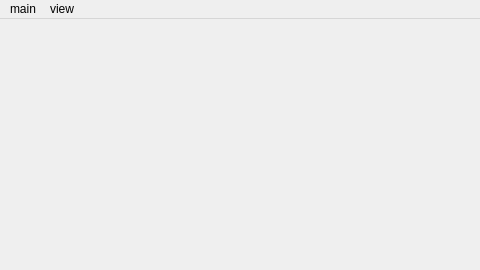
<?xml version="1.0" encoding="UTF-8"?>
<ui version="4.0">
 <class>MainWindow</class>
 <widget class="QMainWindow" name="MainWindow">
  <property name="geometry">
   <rect>
    <x>0</x>
    <y>0</y>
    <width>480</width>
    <height>270</height>
   </rect>
  </property>
  <property name="windowTitle">
   <string>MainWindow</string>
  </property>
  <widget class="QWidget" name="centralwidget">
   <widget class="QStackedWidget" name="stackedWidget">
    <property name="geometry">
     <rect>
      <x>0</x>
      <y>0</y>
      <width>420</width>
      <height>240</height>
     </rect>
    </property>
    <property name="currentIndex">
     <number>0</number>
    </property>
    <widget class="QWidget" name="page"/>
    <widget class="QWidget" name="page_2"/>
   </widget>
  </widget>
  <widget class="QMenuBar" name="menuBar">
   <property name="geometry">
    <rect>
     <x>0</x>
     <y>0</y>
     <width>480</width>
     <height>28</height>
    </rect>
   </property>
   <widget class="QMenu" name="menuview">
    <property name="title">
     <string>view</string>
    </property>
    <addaction name="actionview_resistance"/>
    <addaction name="actionview_resistancePlot"/>
    <addaction name="actionview_camera"/>
    <addaction name="actionview_photoList"/>
   </widget>
   <widget class="QMenu" name="menumain">
    <property name="title">
     <string>main</string>
    </property>
    <addaction name="actionlogin"/>
    <addaction name="separator"/>
    <addaction name="actionsettings"/>
    <addaction name="separator"/>
    <addaction name="actionexit"/>
   </widget>
   <addaction name="menumain"/>
   <addaction name="menuview"/>
  </widget>
  <action name="actionview_resistance">
   <property name="text">
    <string>view resistance</string>
   </property>
  </action>
  <action name="actionview_camera">
   <property name="text">
    <string>view camera</string>
   </property>
  </action>
  <action name="actionview_photoList">
   <property name="text">
    <string>view photoList</string>
   </property>
  </action>
  <action name="actionview_resistancePlot">
   <property name="text">
    <string>view resistancePlot</string>
   </property>
  </action>
  <action name="actionlogin">
   <property name="text">
    <string>login</string>
   </property>
  </action>
  <action name="actionsettings">
   <property name="text">
    <string>settings</string>
   </property>
  </action>
  <action name="actionexit">
   <property name="text">
    <string>exit</string>
   </property>
  </action>
 </widget>
 <resources/>
 <connections/>
</ui>
